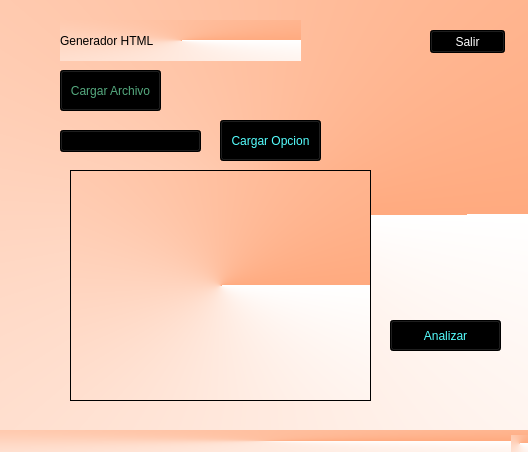
<?xml version="1.0" encoding="UTF-8"?>
<ui version="4.0">
 <class>Proyecto1</class>
 <widget class="QMainWindow" name="Proyecto1">
  <property name="geometry">
   <rect>
    <x>0</x>
    <y>0</y>
    <width>528</width>
    <height>452</height>
   </rect>
  </property>
  <property name="windowTitle">
   <string>MainWindow</string>
  </property>
  <property name="styleSheet">
   <string notr="true">QWidget#centralwidget(
background-color: qlineargradient(spread:pad, x1:0, y1:0, x2:1, y2:0, stop:0 rgba(0, 0, 0, 255), stop:1 rgba(255, 255, 255, 255));
background-color: qconicalgradient(cx:0.5, cy:0.5, angle:0, stop:0 rgba(255, 170, 127, 255), stop:1 rgba(255, 255, 255, 255));
qlineargradient(spread:pad, x1:0, y1:0, x2:1, y2:0, stop:0 rgba(255, 178, 102, 255), stop:0.55 rgba(235, 148, 61, 255), stop:0.98 rgba(0, 0, 0, 255), stop:1 rgba(0, 0, 0, 0))
qlineargradient(spread:pad, x1:0, y1:0, x2:1, y2:0, stop:0 rgba(229, 170, 255, 255), stop:1 rgba(255, 255, 255, 255)))</string>
  </property>
  <widget class="QWidget" name="centralwidget">
   <widget class="QPushButton" name="pushButton">
    <property name="geometry">
     <rect>
      <x>60</x>
      <y>70</y>
      <width>101</width>
      <height>41</height>
     </rect>
    </property>
    <property name="styleSheet">
     <string notr="true">background-color: rgb(170, 85, 255);
color: rgb(255, 255, 255);
font: 75 italic 12pt &quot;Bodoni MT&quot;;
font: 75 italic 12pt &quot;Bodoni MT&quot;;
color: rgb(255, 255, 255);
color: rgb(255, 255, 255);
color: rgb(85, 170, 127);
background-color: rgb(0, 0, 0);
font: 75 12pt &quot;Arial Narrow&quot;;</string>
    </property>
    <property name="text">
     <string>Cargar Archivo</string>
    </property>
   </widget>
   <widget class="QPushButton" name="pushButton_2">
    <property name="geometry">
     <rect>
      <x>220</x>
      <y>120</y>
      <width>101</width>
      <height>41</height>
     </rect>
    </property>
    <property name="styleSheet">
     <string notr="true">background-color: rgb(170, 170, 255);
color: rgb(255, 255, 255);
color: rgb(85, 255, 255);
font: 75 italic 12pt &quot;Bodoni MT&quot;;
background-color: rgb(0, 0, 0);</string>
    </property>
    <property name="text">
     <string>Cargar Opcion</string>
    </property>
   </widget>
   <widget class="QPushButton" name="pushButton_3">
    <property name="geometry">
     <rect>
      <x>390</x>
      <y>320</y>
      <width>111</width>
      <height>31</height>
     </rect>
    </property>
    <property name="styleSheet">
     <string notr="true">background-color: rgb(170, 255, 255);
color: rgb(85, 255, 255);
font: 75 italic 12pt &quot;Bodoni MT&quot;;
background-color: rgb(0, 0, 0);
font: 63 12pt &quot;Yu Gothic UI Semibold&quot;;</string>
    </property>
    <property name="text">
     <string>Analizar</string>
    </property>
   </widget>
   <widget class="QLabel" name="label">
    <property name="geometry">
     <rect>
      <x>60</x>
      <y>20</y>
      <width>241</width>
      <height>41</height>
     </rect>
    </property>
    <property name="styleSheet">
     <string notr="true">font: 28pt &quot;Baskerville Old Face&quot;;
font: 18pt &quot;MS Shell Dlg 2&quot;;
font: 75 italic 20pt &quot;Georgia&quot;;
color: rgb(0, 0, 0);</string>
    </property>
    <property name="text">
     <string>Generador HTML</string>
    </property>
   </widget>
   <widget class="QPushButton" name="pushButton_4">
    <property name="geometry">
     <rect>
      <x>430</x>
      <y>30</y>
      <width>75</width>
      <height>23</height>
     </rect>
    </property>
    <property name="styleSheet">
     <string notr="true">background-color: rgb(0, 0, 0);
font: 18pt &quot;MS Shell Dlg 2&quot;;
color: rgb(85, 255, 255);
color: rgb(255, 255, 255);
font: 12pt &quot;Elephant&quot;;</string>
    </property>
    <property name="text">
     <string>Salir</string>
    </property>
   </widget>
   <widget class="QPlainTextEdit" name="plainTextEdit">
    <property name="geometry">
     <rect>
      <x>70</x>
      <y>170</y>
      <width>301</width>
      <height>231</height>
     </rect>
    </property>
   </widget>
   <widget class="QComboBox" name="comboBox">
    <property name="geometry">
     <rect>
      <x>60</x>
      <y>130</y>
      <width>141</width>
      <height>22</height>
     </rect>
    </property>
    <item>
     <property name="text">
      <string>Reporte de tokens</string>
     </property>
    </item>
    <item>
     <property name="text">
      <string>Reporte de errores</string>
     </property>
    </item>
    <item>
     <property name="text">
      <string>Manual de Usuario</string>
     </property>
    </item>
    <item>
     <property name="text">
      <string>Manual Tecnico</string>
     </property>
    </item>
   </widget>
  </widget>
  <widget class="QMenuBar" name="menubar">
   <property name="geometry">
    <rect>
     <x>0</x>
     <y>0</y>
     <width>528</width>
     <height>21</height>
    </rect>
   </property>
  </widget>
  <widget class="QStatusBar" name="statusbar"/>
 </widget>
 <resources/>
 <connections/>
</ui>
